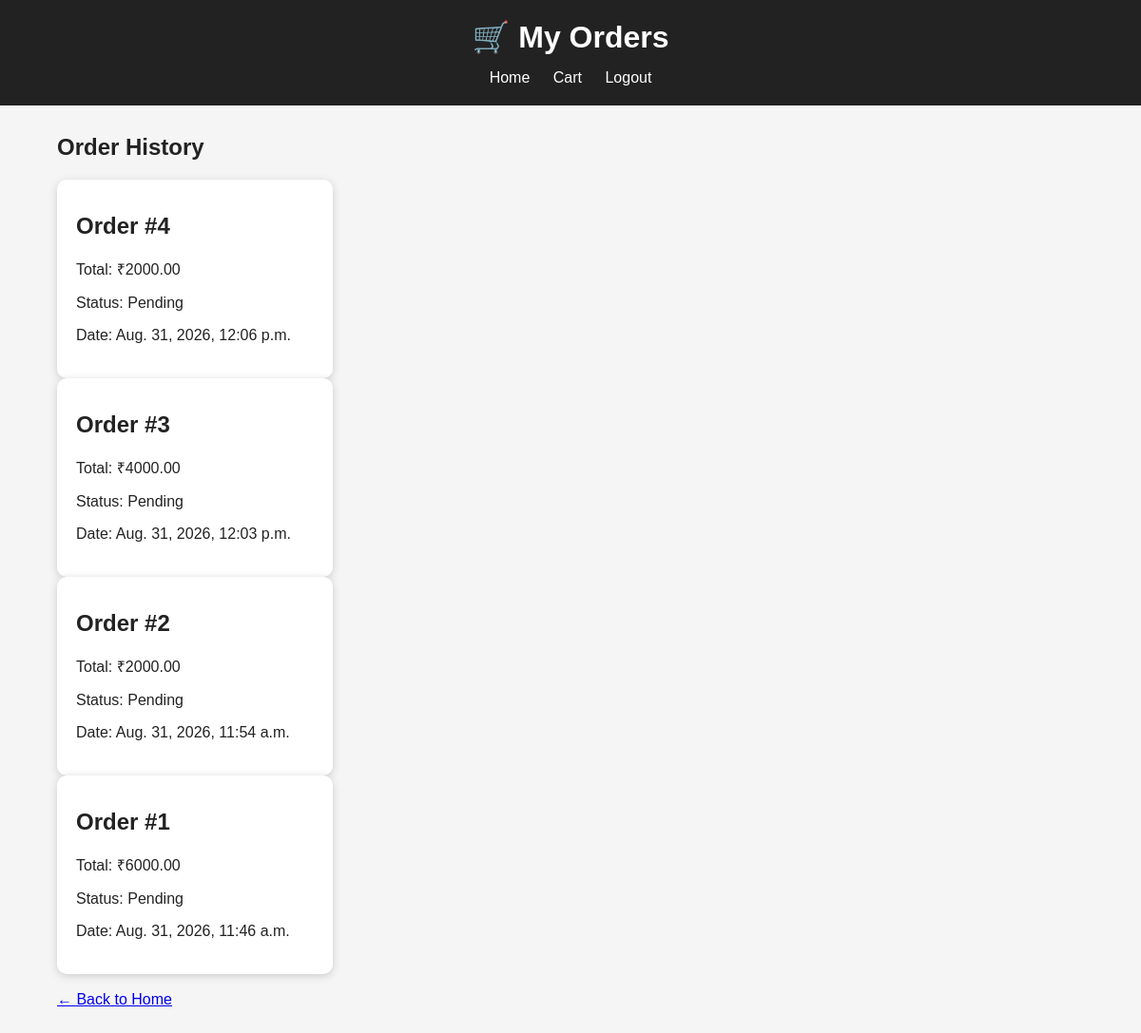
Screenshot of /orders/ (signed in) with the database file from the repository.
### store/models.py (models this page shows, shortened)
class Order(models.Model):
    user = models.ForeignKey(
        'auth.User',
        on_delete=models.CASCADE
    )
    total_amount = models.DecimalField(
        max_digits=10,
        decimal_places=2
    )
    created_at = models.DateTimeField(auto_now_add=True)
    status = models.CharField(
        max_length=50,
        default='Pending'
    )

### store/views.py (the view)
def orders(request):
    if not request.user.is_authenticated:
        return redirect('login')
    user_orders = Order.objects.filter(
        user=request.user
    ).order_by('-created_at')
    return render(
        request,
        'store/orders.html',
        {'orders': user_orders}
    )

### store/templates/store/orders.html (shortened to what this page needs)
{% load static %}
<!DOCTYPE html>
<html>
<head>
    <link rel="stylesheet"
          href="{% static 'store/style.css' %}">
</head>
<body>
<header>
    <h1>🛒 My Orders</h1>
    <nav>
        <a href="/">Home</a>
        <a href="{% url 'cart' %}">
            Cart
        </a>
        <a href="{% url 'logout' %}">
            Logout
        </a>
    </nav>
</header>
<div class="container">
    <h2>Order History</h2>
    {% for order in orders %}
        <div class="product-card">
            <h2>
                Order #{{ order.id }}
            </h2>
            <p>
                Total:
                ₹{{ order.total_amount }}
            </p>
            <p>
                Status:
                {{ order.status }}
            </p>
            <p>
                Date:
                {{ order.created_at }}
            </p>
        </div>
    {% empty %}
        <p>
            You haven't placed any orders yet.
        </p>
    {% endfor %}
    <br>
    <a href="/">
        ← Back to Home
    </a>
</div>
</body>
</html>

### store/static/style.css (style rules this page uses)
body { font-family: Arial, sans-serif; margin: 0; background-color: #f5f5f5; color: #222; }
header { background-color: #222; color: white; padding: 20px; text-align: center; }
header h1 { margin: 0 0 15px; }
nav a { color: white; text-decoration: none; margin: 0 10px; }
.container { width: 90%; max-width: 1100px; margin: 30px auto; }
.product-card { background-color: white; width: 250px; padding: 20px; border-radius: 10px; box-shadow: 0 2px 8px #ccc; }
.product-card h2 { margin-top: 15px; }

### rows the page displays
Order: id "4", total_amount "2000.00", status "Pending", created_at "Aug. 31, 2026, 12:06 p.m."
Order: id "3", total_amount "4000.00", status "Pending", created_at "Aug. 31, 2026, 12:03 p.m."
Order: id "2", total_amount "2000.00", status "Pending", created_at "Aug. 31, 2026, 11:54 a.m."
Order: id "1", total_amount "6000.00", status "Pending", created_at "Aug. 31, 2026, 11:46 a.m."
